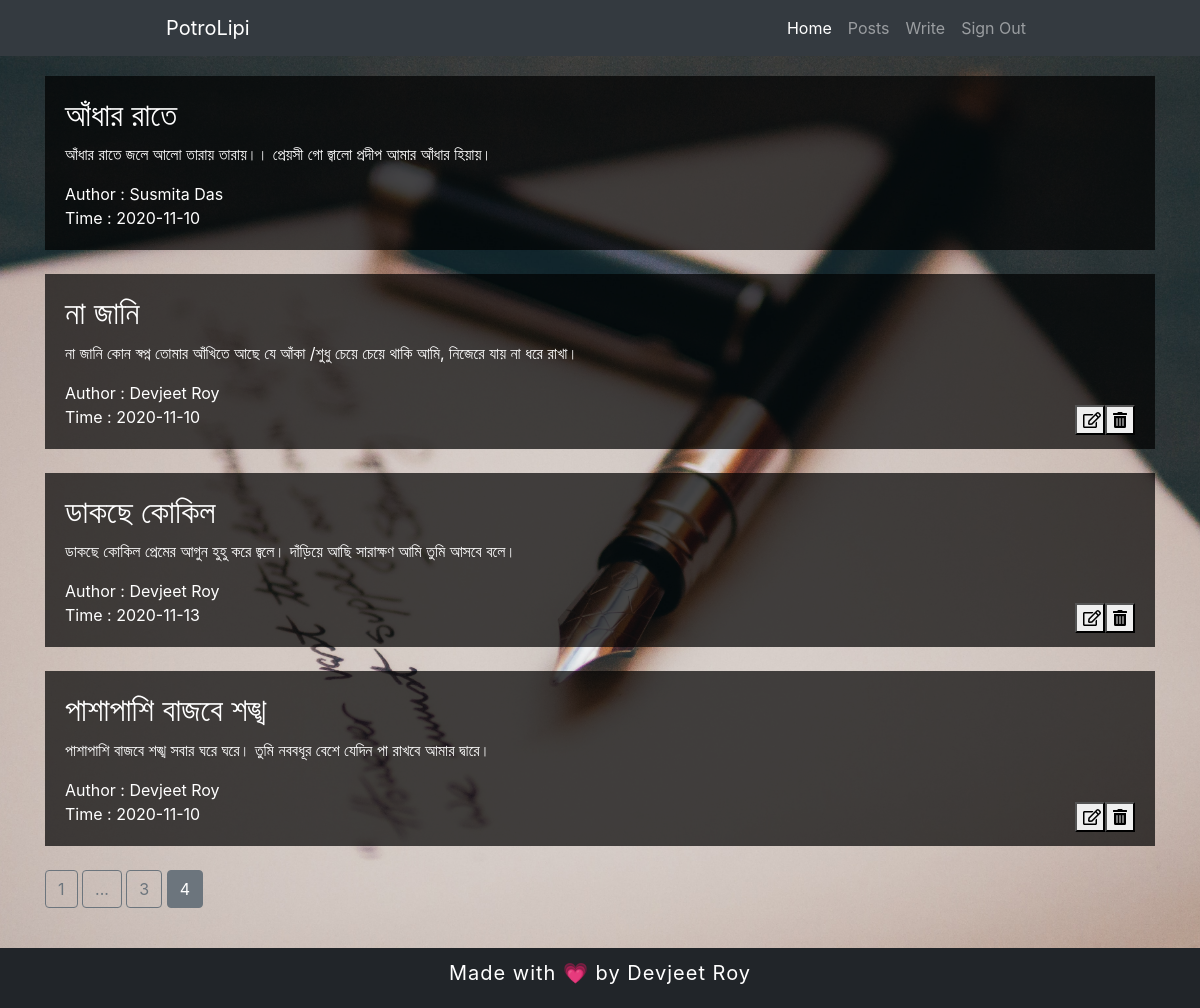
Page /posts?page=4 (signed in) on the committed database.
### main/models.py (models this page shows, shortened)
class Posts(db.Model):
    post_id = db.Column(db.Integer, primary_key=True)
    title = db.Column(db.String(100),nullable=False)
    content = db.Column(db.Text(),nullable=False)
    author = db.Column(db.String(20),nullable=False)
    time = db.Column(db.DateTime(),default=date.today(), onupdate=date.today())

### main/posts/routes.py (the view)
@posts.route("/posts")
@login_required
def readblog():
    if current_user.is_authenticated:
        page = request.args.get('page', 1, type=int)
        posts = Posts.query.order_by(Posts.post_id.desc()).paginate(page=page, per_page=5)
        return render_template("readblog.html",posts=posts)
    else:
        return "<h2>Not Authorized!</h2>"

### main/models.py (called while the page is built)
@login_manager.user_loader
def load_user(user_id):
    return User.query.get(int(user_id))

### main/templates/readblog.html (shortened to what this page needs)
{% extends "layout.html" %}
    {% block content %}
        <div class="container">
            {% if posts.items[0] %}
            {% for i in posts.items: %}
            <div class="post">
                <h2>{{ i.title }}</h2>
                <p>
                    {{ i.content }}
                </p>
                <span>Author : {{ i.author }}</span><br>
                <span>Time : {{ i.time.year }}-{{ i.time.month }}-{{ i.time.day }}</span>
                {% if i.author == current_user.username %}
                <div class="post-button">
                    <form action="{{url_for('posts.update_blog', post_id = i.post_id)}}" method="POST">
                        <button type="submit"><i class="far fa-edit"></i></button>
                    </form>
                    <form action="{{url_for('posts.delete_blog', post_id = i.post_id)}}" method="POST">
                        <button type="submit"><i class="fas fa-trash-alt"></i></button>
                    </form>
                </div>
                {% endif %}
            </div><br>
            {% endfor %}
            {% else %}
                <center>
                    <h2>No post to display! </h2>
                </center>
            {% endif %}
            {% for page_num in posts.iter_pages(left_edge=1,right_edge=1,left_current=1,right_current=2) %}
                {% if page_num %}
                    {% if posts.page == page_num %}
                        <a href="{{url_for('posts.readblog',page=page_num)}}" class="btn btn-secondary">{{ page_num }}</a>
                    {% else %}
                        <a href="{{url_for('posts.readblog',page=page_num)}}" class="btn btn-outline-secondary">{{ page_num }}</a>
                    {% endif %}
                {% else %}
                    <a href="#" class="btn btn-outline-secondary">...</a>
                {% endif %}
            {% endfor %}
        </div>
    {% endblock %}

### main/static/style.css (style rules this page uses)
body { background: url(./mainbg.jpg) no-repeat center fixed; background-size: cover; color: white; }
.container { margin-top: 20px; margin-bottom: 100px; }
.post { background-color: rgba(0, 0, 0, 0.7); padding-left: 20px; padding-right: 20px; padding-bottom: 20px; padding-top: 20px; height: auto; }
.post-button { display:flex; float: right }
.post-button button { height: 30px; width: 30px; }

### rows in the picture
Posts: title "আঁধার রাতে", content "আঁধার রাতে জলে আলাে তারায় তারায়।। প্রেয়সী গাে জ্বালাে প্রদীপ আমার আঁধার হিয়ায়।", author "Susmita Das", time.year "2020", time.month "11", time.day "10"
Posts: title "না জানি", content "না জানি কোন স্বপ্ন তােমার আঁখিতে আছে যে আঁকা /শুধু চেয়ে চেয়ে থাকি আমি, নিজেরে যায় না ধরে রাখা।", author "Devjeet Roy", time.year "2020", time.month "11", time.day "10"
Posts: title "ডাকছে কোকিল", content "ডাকছে কোকিল প্রেমের আগুন হুহু করে জ্বলে। দাঁড়িয়ে আছি সারাক্ষণ আমি তুমি আসবে বলে।", author "Devjeet Roy", time.year "2020", time.month "11", time.day "13"
Posts: title "পাশাপাশি বাজবে শঙ্খ", content "পাশাপাশি বাজবে শঙ্খ সবার ঘরে ঘরে। তুমি নববধূর বেশে যেদিন পা রাখবে আমার দ্বারে।", author "Devjeet Roy", time.year "2020", time.month "11", time.day "10"

### other values in the picture
{{ page_num }} "1" "3"
{{ page_num }} "4"
